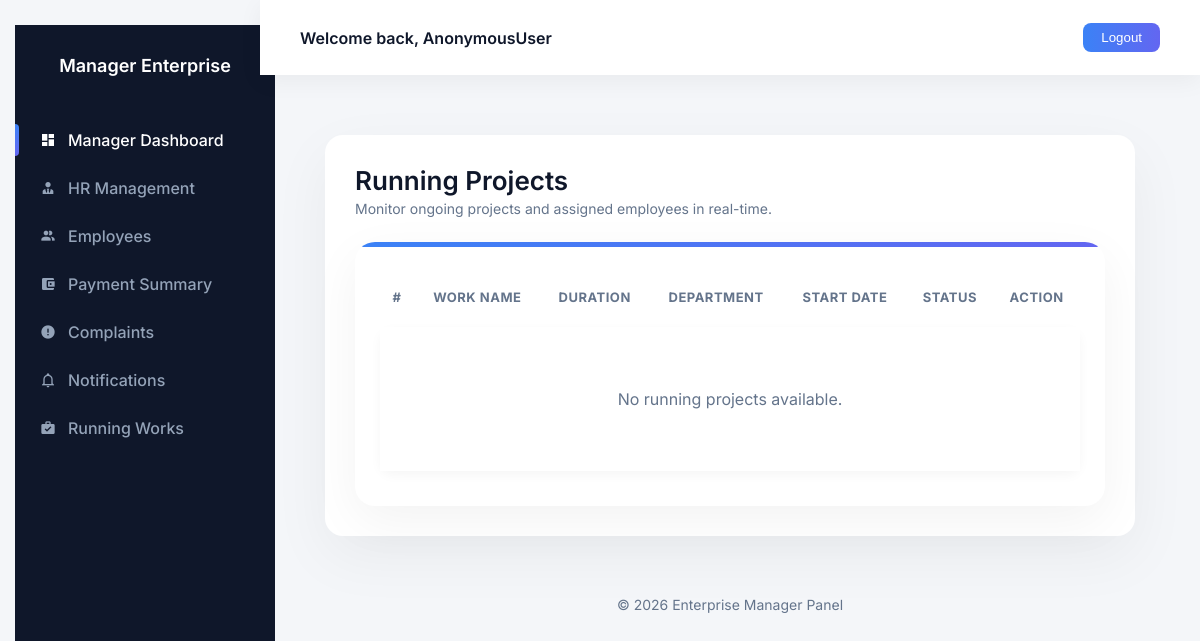
Before: /project_view with the older database file.
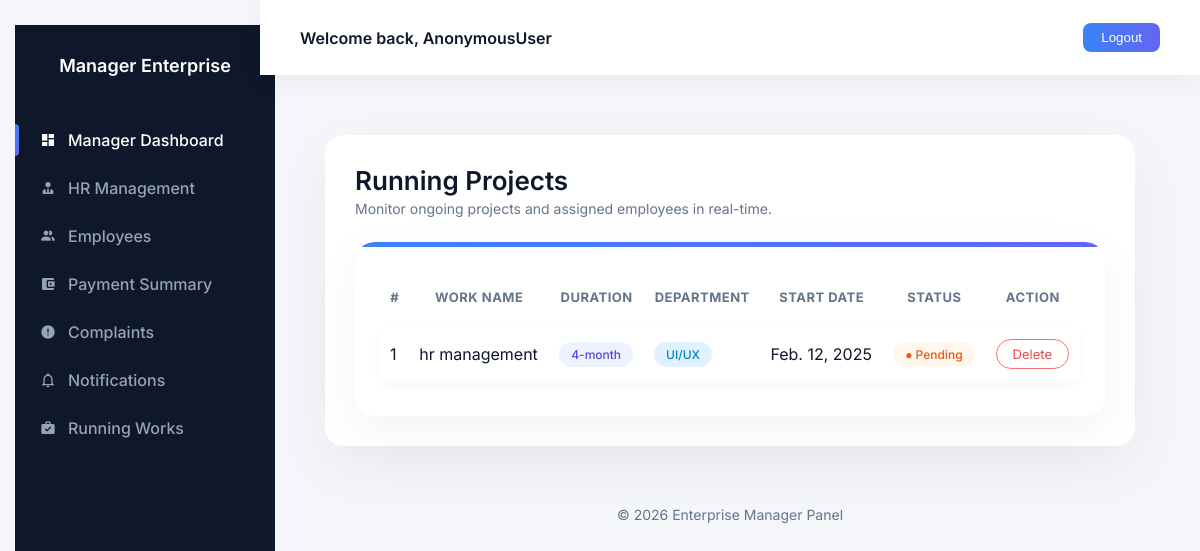
After: the same page with the newer database file.
### Hr_cloud_app/models.py (models this page shows, shortened)
class Work(models.Model):
    work_detail =models.ForeignKey("Employee",on_delete=models.CASCADE)
    work_name = models.CharField(max_length=100)
    work_duration= models.CharField()
    date = models.DateField()
    status = models.BooleanField(default=False)
    department = (
        ("UI/UX", "Ui/Ux"),
        ("DATA SCIENCE", "data science"),
        ("PYTHON DEVELOPING", "python_developing"),
        ("FLUTTER", "flutter"),
        ("DATA ANALATICS", "data analytics"),
        ("REACT", "react"),
        ("FRONT END DEVELOPING", "front end development"),
        ("BACK END DEVELOPING", "back end development"),
        ("DEVOPS", "devops"),
        ("CLOUD", "cloud"),
    )
    department = models.CharField(max_length=100,
                      choices=department,
                      default="UI/UX")

### Hr_cloud_app/managerviews.py (the view)
# urls.py: path('project_view',managerviews.project_view,name='project_view'),
def project_view(request):
    data=Work.objects.all()
    return render(request,'manager/worklist.html',{'data':data})

### templates/manager/worklist.html (shortened to what this page needs)
{% extends "manager/manager.html" %}
{% load crispy_forms_tags %}
{% block content %}
<div class="project-wrapper">
    <div class="page-header">
        <div>
            <div class="page-title">Running Projects</div>
            <div class="page-subtitle">
                Monitor ongoing projects and assigned employees in real-time.
            </div>
        </div>
    </div>
    <div class="premium-card">
        <div class="table-responsive">
            <table class="table premium-table">
                <thead>
                    <tr>
                        <th>#</th>
                        <th>Work Name</th>
                        <th>Duration</th>
                        <th>Department</th>
                        <th>Start Date</th>
                        <th>Status</th>
                        <th class="text-center">Action</th>
                    </tr>
                </thead>
                <tbody>
                    {% for i in data %}
                    <tr>
                        <td>{{ forloop.counter }}</td>
                        <td class="fw-semibold">{{ i.work_name }}</td>
                        <td><span class="badge-soft badge-duration">{{ i.work_duration }}</span></td>
                        <td><span class="badge-soft badge-department">{{ i.department }}</span></td>
                        <td>{{ i.date }}</td>
                        <td>
                            {% if i.status %}
                                <span class="badge-soft badge-active">● Active</span>
                            {% else %}
                                <span class="badge-soft badge-pending">● Pending</span>
                            {% endif %}
                        </td>
                        <td class="text-center">
                            <a href="{% url 'Project_delete' i.id %}" class="btn-delete">Delete</a>
                        </td>
                    </tr>
                    {% empty %}
                    <tr>
                        <td colspan="8">
                            <div class="empty-box">
                                No running projects available.
                            </div>
                        </td>
                    </tr>
                    {% endfor %}
                </tbody>
            </table>
        </div>
    </div>
</div>
{% endblock %}

Changed rows visible on the page:
added Work: work_name "hr management", work_duration "4-month", department "UI/UX", date "Feb. 12, 2025", status "● Pending"
Other visible differences:
text no longer shown: "No running projects available."
